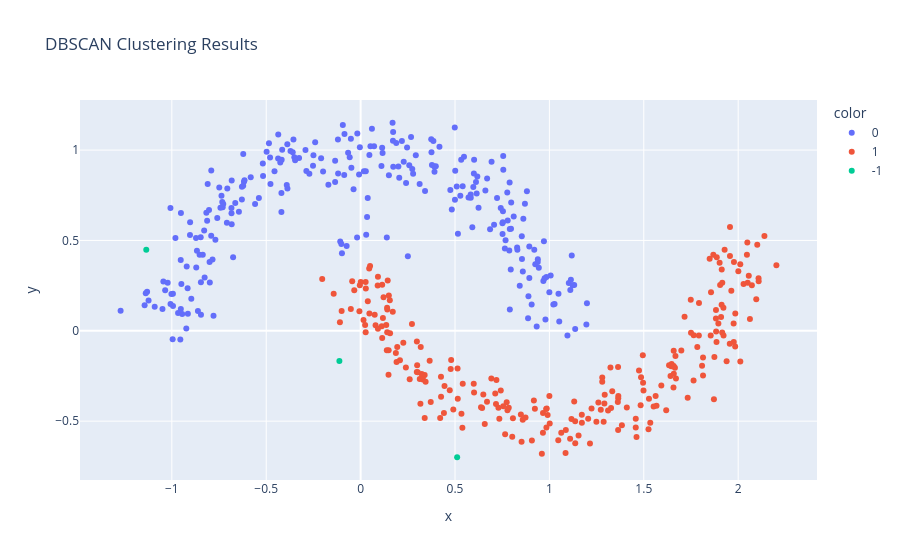

Here is the notebook cell this chart was saved with:
### Code cell
# Visualisation des clusters DBSCAN (le label -1 = bruit / points isolés)
px.scatter(labels_df, x="x", y="y",
           color=labels_df["DBSCAN"].astype(str),
           title="DBSCAN Clustering Results")

### Figure 1 — Plotly figure (JSON) as saved in the notebook; plotly's stock layout.template omitted (floating-point values rounded to 4 significant figures; data arrays with more than 128 entries replaced by an {"elided": "..."} marker saying what was removed)
{"data": [{"hovertemplate": "color=0<br>x=%{x}<br>y=%{y}<extra></extra>", "legendgroup": "0", "marker": {"color": "#636efa", "symbol": "circle"}, "mode": "markers", "name": "0", "orientation": "v", "showlegend": true, "type": "scatter", "x": {"elided": "259 float values"}, "xaxis": "x", "y": {"elided": "259 float values"}, "yaxis": "y"}, {"hovertemplate": "color=1<br>x=%{x}<br>y=%{y}<extra></extra>", "legendgroup": "1", "marker": {"color": "#EF553B", "symbol": "circle"}, "mode": "markers", "name": "1", "orientation": "v", "showlegend": true, "type": "scatter", "x": {"elided": "238 float values"}, "xaxis": "x", "y": {"elided": "238 float values"}, "yaxis": "y"}, {"hovertemplate": "color=-1<br>x=%{x}<br>y=%{y}<extra></extra>", "legendgroup": "-1", "marker": {"color": "#00cc96", "symbol": "circle"}, "mode": "markers", "name": "-1", "orientation": "v", "showlegend": true, "type": "scatter", "x": [-0.1123, 0.5113, -1.135], "xaxis": "x", "y": [-0.1667, -0.6997, 0.4483], "yaxis": "y"}], "layout": {"legend": {"title": {"text": "color"}, "tracegroupgap": 0}, "title": {"text": "DBSCAN Clustering Results"}, "xaxis": {"anchor": "y", "domain": [0, 1], "title": {"text": "x"}}, "yaxis": {"anchor": "x", "domain": [0, 1], "title": {"text": "y"}}}}
